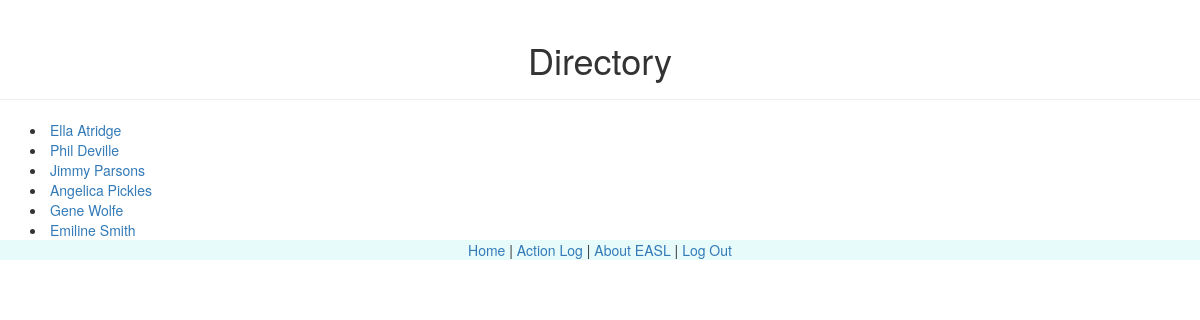
The page /directory/ (signed in) on the database its author committed.
### webApp/models.py (models this page shows, shortened)
class Student(models.Model):
    first_name = models.CharField(max_length=50)
    last_name = models.CharField(max_length=50)
    date_of_birth = models.DateField()
    gender = models.CharField(max_length=10, choices=[('M', 'Male'), ('F', 'Female')])
    parent = models.ForeignKey(User, null=True, blank=True, on_delete=models.CASCADE)
    class Meta:
        unique_together = [("first_name", "last_name", "date_of_birth")]
        ordering = ['last_name']

### webApp/views.py (the view)
# urls.py: url(r'^directory/$', views.directory, name='directory'),
def directory(request):
    if request.user.is_authenticated:
        students = Student.objects.all()
        return render(request, 'directory.html', {'students': students})
    else:
        return redirect('/accounts/login')

### webApp/templates/directory.html
{% extends "base.html" %}
{% block content %}
<div class="page-header">
  <h1 class="text-center"> Directory </h1>
</div>
{% for student in students %}
  <div class="container">
    <div class="studentname">
      <li>
        <a href="{% url 'student_detail' student.id %}">
        {{ student.first_name|capfirst }} {{ student.last_name|capfirst }}
        </a>
      </li>
    </div>
  </div>
{% endfor %}
{% endblock %}

### rows shown on the page
Student: first_name "Ella", last_name "Atridge"
Student: first_name "Phil", last_name "Deville"
Student: first_name "Jimmy", last_name "Parsons"
Student: first_name "Angelica", last_name "Pickles"
Student: first_name "Gene", last_name "Wolfe"
Student: first_name "Emiline", last_name "Smith"
